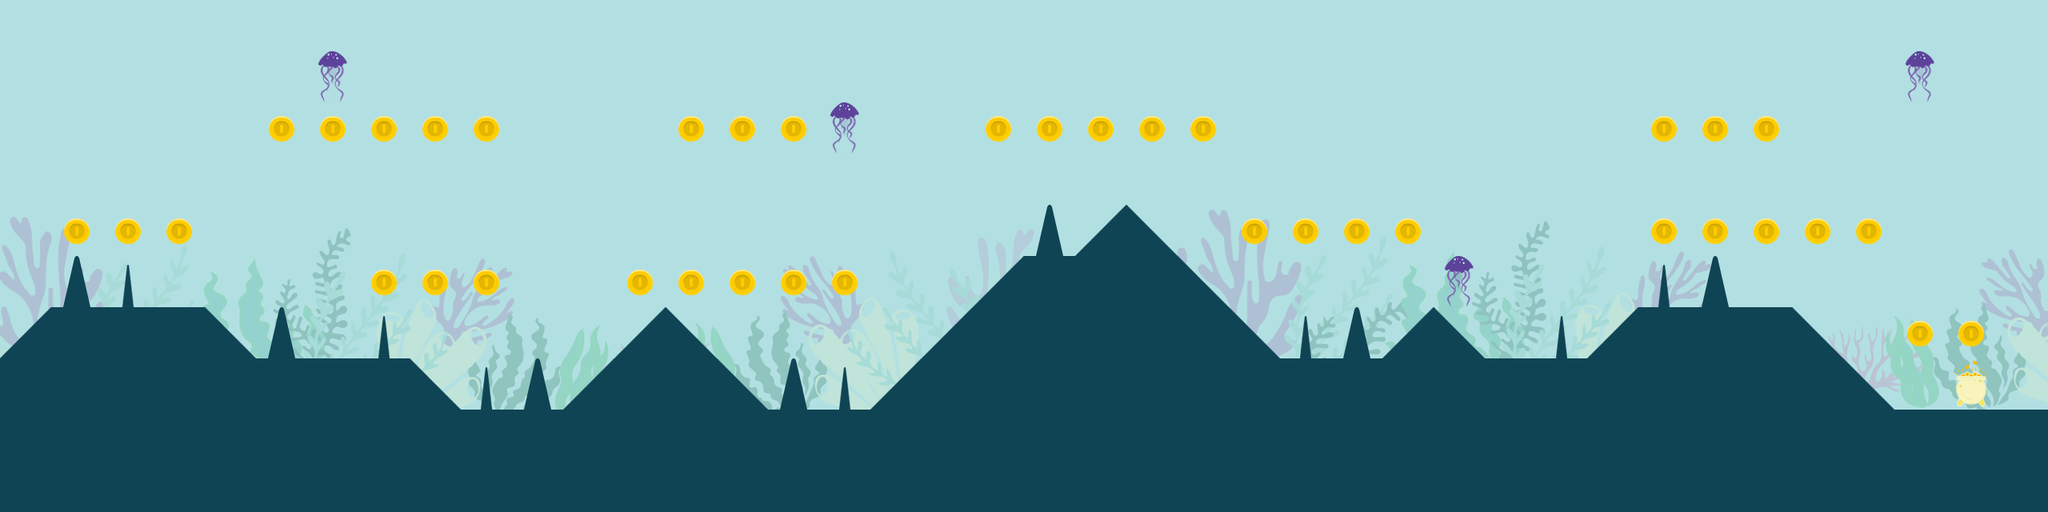

A 2D game scene composited from a Tiled map and its tileset images. What follows is a short description and the map's XML, with each tile layer's data collapsed to a summary:
An orthogonal 40x10 tile map with 64x64 px tiles, 5 tile layers (backgroundLayer, elementLayer, groundLayer, coinLayer, ...), 5 tilesets.

<map version="1.2" tiledversion="2019.08.14" orientation="orthogonal" renderorder="right-down" compressionlevel="0" width="40" height="10" tilewidth="64" tileheight="64" infinite="0" nextlayerid="8" nextobjectid="1">
 <tileset firstgid="1" name="gameelements" tilewidth="64" tileheight="64" tilecount="9" columns="3">
  <image source="gameelements.png" width="192" height="192" />
 </tileset>
 <tileset firstgid="10" name="coinGold" tilewidth="64" tileheight="64" tilecount="1" columns="1">
  <image source="coinGold.png" width="64" height="64" />
 </tileset>
 <tileset firstgid="11" name="background" tilewidth="64" tileheight="64" tilecount="400" columns="40">
  <image source="background.png" width="2560" height="640" />
 </tileset>
 <tileset firstgid="411" name="gold" tilewidth="64" tileheight="64" tilecount="1" columns="1">
  <image source="gold.png" width="64" height="64" />
 </tileset>
 <tileset firstgid="412" name="tiles" tilewidth="64" tileheight="64" tilecount="6" columns="2">
  <image source="tiles.png" width="128" height="192" />
  <tile id="0">
   <properties>
    <property name="ground" type="bool" value="true" />
   </properties>
  </tile>
  <tile id="1">
   <properties>
    <property name="ground" type="bool" value="true" />
   </properties>
  </tile>
  <tile id="2">
   <properties>
    <property name="ground" type="bool" value="true" />
   </properties>
  </tile>
  <tile id="3">
   <properties>
    <property name="ground" type="bool" value="true" />
   </properties>
  </tile>
  <tile id="4">
   <properties>
    <property name="ground" type="bool" value="true" />
   </properties>
  </tile>
 </tileset>
 <layer id="7" name="backgroundLayer" width="40" height="10">
  <data>[400 cells, 320 non-empty, 222 distinct tile ids]</data>
 </layer>
 <layer id="5" name="elementLayer" width="40" height="10">
  <data>[400 cells, 4 non-empty, 1 distinct tile ids]</data>
 </layer>
 <layer id="2" name="groundLayer" width="40" height="10" offsetx="0" offsety="-0.0363216">
  <data>[400 cells, 155 non-empty, 5 distinct tile ids]</data>
 </layer>
 <layer id="1" name="coinLayer" width="40" height="10" offsetx="-0.228543" offsety="-0.0431526">
  <data>[400 cells, 38 non-empty, 1 distinct tile ids]</data>
 </layer>
 <layer id="6" name="goldLayer" width="40" height="10">
  <data>[400 cells, 1 non-empty, 1 distinct tile ids]</data>
 </layer>
</map>